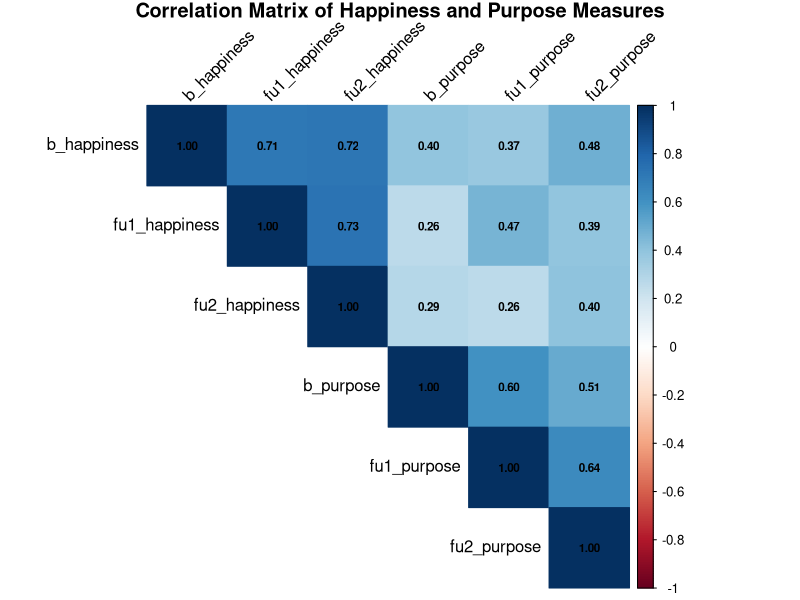

The R script that drew this image: (Note: this script raises an error after producing the figure.)
## ---- chunk 1
#| label: setup
#| include: false

# Load required packages for all analyses
library(psych)      # For reliability analysis
library(dplyr)      # For data manipulation
library(tidyr)      # For data reshaping
library(knitr)      # For table formatting
library(kableExtra) # For enhanced tables
library(lavaan)     # For structural equation modeling
library(quantreg)   # For quantile regression
library(ggplot2)    # For visualization
library(data.table) # For data handling
## ---- chunk 2
#| label: load-data

# Read the data
data <- read.csv("tmpPvHitems4LLM.csv")

# Define the item groups
happiness_items <- list(
  baseline = c("b_shs_gh_a", "b_shs_rh_a", "b_shs_ch_a", "b_shs_ch_b_r"),
  follow_up1 = c("fu1_shs_gh_a", "fu1_shs_rh_a", "fu1_shs_ch_a", "fu1_shs_ch_fu1_r"),
  follow_up2 = c("fu2_shs_gh_a", "fu2_shs_rh_a", "fu2_shs_ch_a", "fu2_shs_ch_b_r")
)

purpose_items <- list(
  baseline = c("b_bpurp_1", "b_bpurp_2", "b_bpurp_3", "b_bpurp_4"),
  follow_up1 = c("fu1_bpurp_1", "fu1_bpurp_2", "fu1_bpurp_3", "fu1_bpurp_4"),
  follow_up2 = c("fu2_bpurp_1", "fu2_bpurp_2", "fu2_bpurp_3", "fu2_bpurp_4")
)

# Define the maximum possible scores
happiness_max <- 7  # Maximum score of 7 for happiness items
purpose_max <- 5    # Maximum score of 5 for purpose items
## ---- chunk 3
#| label: psychometrics

# Calculate POMP scores directly and store in a structured format
results <- data.frame(
  Measure = character(),
  Timepoint = character(),
  N = numeric(),
  Mean = numeric(),
  SD = numeric(),
  Min = numeric(),
  Max = numeric(),
  Alpha = numeric(),
  stringsAsFactors = FALSE
)

# Process happiness measures
for (tp_name in names(happiness_items)) {
  # Get display name for timepoint
  display_name <- switch(tp_name,
                         "baseline" = "Baseline",
                         "follow_up1" = "Follow-up 1",
                         "follow_up2" = "Follow-up 2")
  
  # Get items for this timepoint
  items <- happiness_items[[tp_name]]
  
  # Calculate alpha reliability
  alpha_result <- psych::alpha(data[, items], check.keys = TRUE)
  
  # Calculate POMP scores
  pomp_scores <- rowMeans(data[, items], na.rm = TRUE) * 100 / happiness_max
  
  # Calculate statistics
  n_valid <- sum(!is.na(pomp_scores))
  mean_val <- mean(pomp_scores, na.rm = TRUE)
  sd_val <- sd(pomp_scores, na.rm = TRUE)
  min_val <- min(pomp_scores, na.rm = TRUE)
  max_val <- max(pomp_scores, na.rm = TRUE)
  
  # Add to results
  results <- rbind(results, data.frame(
    Measure = "Happiness",
    Timepoint = display_name,
    N = n_valid,
    Mean = mean_val,
    SD = sd_val,
    Min = min_val,
    Max = max_val,
    Alpha = alpha_result$total$raw_alpha
  ))
}

# Process purpose measures
for (tp_name in names(purpose_items)) {
  # Get display name for timepoint
  display_name <- switch(tp_name,
                         "baseline" = "Baseline",
                         "follow_up1" = "Follow-up 1",
                         "follow_up2" = "Follow-up 2")
  
  # Get items for this timepoint
  items <- purpose_items[[tp_name]]
  
  # Calculate alpha reliability
  alpha_result <- psych::alpha(data[, items], check.keys = TRUE)
  
  # Calculate POMP scores
  pomp_scores <- rowMeans(data[, items], na.rm = TRUE) * 100 / purpose_max
  
  # Calculate statistics
  n_valid <- sum(!is.na(pomp_scores))
  mean_val <- mean(pomp_scores, na.rm = TRUE)
  sd_val <- sd(pomp_scores, na.rm = TRUE)
  min_val <- min(pomp_scores, na.rm = TRUE)
  max_val <- max(pomp_scores, na.rm = TRUE)
  
  # Add to results
  results <- rbind(results, data.frame(
    Measure = "Purpose",
    Timepoint = display_name,
    N = n_valid,
    Mean = mean_val,
    SD = sd_val,
    Min = min_val,
    Max = max_val,
    Alpha = alpha_result$total$raw_alpha
  ))
}

# Format the numeric columns to have consistent decimal places
results$Mean <- sprintf("%.2f", results$Mean)
results$SD <- sprintf("%.2f", results$SD)
results$Min <- sprintf("%.2f", results$Min)
results$Max <- sprintf("%.2f", results$Max)
results$Alpha <- sprintf("%.3f", results$Alpha)  # Use 3 decimal places for alpha
## ---- chunk 4
#| label: psychometrics-table

# Create the final formatted table
kable(results, 
      caption = "Table 1. Psychometric Properties of Happiness and Purpose Measures Across Timepoints (POMP Scores)",
      col.names = c("Measure", "Timepoint", "N", "Mean", "SD", "Min", "Max", "Cronbach's α")) %>%
  kable_styling(bootstrap_options = c("striped", "hover", "condensed"), 
              full_width = FALSE) %>%
  row_spec(0, bold = TRUE) %>%
  pack_rows("Happiness", 1, 3) %>%
  pack_rows("Purpose", 4, 6)
## ---- chunk 5
#| label: composite-scores

# Create composite scores for happiness and purpose at each time point
data <- data %>%
  mutate(
    # Baseline happiness score (average of items)
    b_happiness = rowMeans(cbind(b_shs_gh_a, b_shs_rh_a, b_shs_ch_a, b_shs_ch_b_r), na.rm = TRUE)*100/7,
    
    # Follow-up 1 happiness score
    fu1_happiness = rowMeans(cbind(fu1_shs_gh_a, fu1_shs_rh_a, fu1_shs_ch_a, fu1_shs_ch_fu1_r), na.rm = TRUE)*100/7,
    
    # Follow-up 2 happiness score
    fu2_happiness = rowMeans(cbind(fu2_shs_gh_a, fu2_shs_rh_a, fu2_shs_ch_a, fu2_shs_ch_b_r), na.rm = TRUE)*100/7,
    
    # Baseline purpose score (average of items)
    b_purpose = rowMeans(cbind(b_bpurp_1, b_bpurp_2, b_bpurp_3, b_bpurp_4), na.rm = TRUE)*100/5,
    
    # Follow-up 1 purpose score
    fu1_purpose = rowMeans(cbind(fu1_bpurp_1, fu1_bpurp_2, fu1_bpurp_3, fu1_bpurp_4), na.rm = TRUE)*100/5,
    
    # Follow-up 2 purpose score
    fu2_purpose = rowMeans(cbind(fu2_bpurp_1, fu2_bpurp_2, fu2_bpurp_3, fu2_bpurp_4), na.rm = TRUE)*100/5
  )
## ---- chunk 6
#| label: descriptives

# Check descriptive statistics
desc_stats <- describe(data[, c("b_happiness", "fu1_happiness", "fu2_happiness", 
                               "b_purpose", "fu1_purpose", "fu2_purpose")], 
                       skew = TRUE, ranges = TRUE)[,-1]

rownames(desc_stats) <- c("Baseline Happiness", "FU1 Happiness", "FU2 Happiness",
                          "Baseline Purpose", "FU1 Purpose", "FU2 Purpose")

# Display descriptive statistics
kable(desc_stats, caption = "Descriptive Statistics for Composite Measures") %>%
  kable_styling(bootstrap_options = c("striped", "hover", "condensed"), 
                full_width = FALSE)

# Correlation matrix
cor_matrix <- cor(data[, c("b_happiness", "fu1_happiness", "fu2_happiness", 
                          "b_purpose", "fu1_purpose", "fu2_purpose")], 
                 use = "pairwise.complete.obs")

# Round correlations to 2 decimal places
cor_matrix_rounded <- round(cor_matrix, 2)

# Create correlation heatmap
corrplot::corrplot(cor_matrix, method = "color", type = "upper", 
                   order = "original", tl.col = "black", tl.srt = 45,
                   addCoef.col = "black", number.cex = 0.7,
                   title = "Correlation Matrix of Happiness and Purpose Measures",
                   mar = c(0,0,1,0))
## ---- chunk 7
#| label: missing-data

# Check for missing data
missing_summary <- data %>%
  select(b_happiness, fu1_happiness, fu2_happiness, b_purpose, fu1_purpose, fu2_purpose) %>%
  summarise(across(everything(), ~sum(is.na(.)))) %>%
  pivot_longer(cols = everything(), 
               names_to = "Variable", 
               values_to = "Missing_Count")

# Calculate total count
total_count <- nrow(data)

# Add percentage
missing_summary <- missing_summary %>%
  mutate(Percentage = round(Missing_Count / total_count * 100, 1))

# Display missing data summary
kable(missing_summary, 
      caption = "Missing Data Summary",
      col.names = c("Variable", "Missing Count", "Missing Percentage (%)")) %>%
  kable_styling(bootstrap_options = c("striped", "hover", "condensed"), 
                full_width = FALSE)
## ---- chunk 8
#| label: clpm-model

# Specify the cross-lagged panel model with simplex structure
clpm_model <- '
  # Auto-regressive paths for happiness (simplex structure)
  fu1_happiness ~ a1*b_happiness
  fu2_happiness ~ a2*fu1_happiness
  
  # Auto-regressive paths for purpose (simplex structure)
  fu1_purpose ~ b1*b_purpose
  fu2_purpose ~ b2*fu1_purpose
  
  # Cross-lagged paths from happiness to purpose
  fu1_purpose ~ c1*b_happiness
  fu2_purpose ~ c2*fu1_happiness
  
  # Cross-lagged paths from purpose to happiness
  fu1_happiness ~ d1*b_purpose
  fu2_happiness ~ d2*fu1_purpose
  
  # Covariances between happiness and purpose at each time point
  b_happiness ~~ e1*b_purpose
  fu1_happiness ~~ e2*fu1_purpose
  fu2_happiness ~~ e3*fu2_purpose
  
  # Indirect effects of interest
  # Purpose → Happiness → Purpose pathway (baseline to fu2)
  p_h_p_indirect := d1*a2*b2 + b1*c2
  
  # Happiness → Purpose → Happiness pathway (baseline to fu2)
  h_p_h_indirect := c1*b2*d2 + a1*d2
'

# Fit the model
clpm_fit <- sem(clpm_model, data = data, missing = "fiml")
## ---- chunk 9
#| label: clpm-results

# Get fit measures
fit_measures <- fitMeasures(clpm_fit, c("chisq", "df", "pvalue", "cfi", "tli", "rmsea", "srmr"))
fit_df <- data.frame(
  Measure = names(fit_measures),
  Value = sprintf("%.3f", fit_measures)
)
fit_df$Value[fit_df$Measure == "df"] <- as.character(round(as.numeric(fit_df$Value[fit_df$Measure == "df"])))

# Display fit measures
kable(fit_df, caption = "Model Fit Indices", col.names = c("Measure", "Value")) %>%
  kable_styling(bootstrap_options = c("striped", "hover", "condensed"), 
                full_width = FALSE)

# Get parameter estimates
param_est <- parameterEstimates(clpm_fit, standardized = TRUE)
path_coef <- param_est[param_est$op == "~", c("lhs", "op", "rhs", "label", "est", "se", "z", "pvalue", "std.all")]

# Format the path coefficients
path_coef$est <- sprintf("%.3f", path_coef$est)
path_coef$se <- sprintf("%.3f", path_coef$se)
path_coef$z <- sprintf("%.3f", path_coef$z)
path_coef$pvalue <- sprintf("%.3f", path_coef$pvalue)
path_coef$std.all <- sprintf("%.3f", path_coef$std.all)
path_coef$sig <- ifelse(as.numeric(path_coef$pvalue) < 0.05, "*", "")
path_coef$sig[as.numeric(path_coef$pvalue) < 0.01] <- "**"
path_coef$sig[as.numeric(path_coef$pvalue) < 0.001] <- "***"

# Display path coefficients
kable(path_coef, 
      caption = "Path Coefficients from Cross-Lagged Panel Model",
      col.names = c("Outcome", "→", "Predictor", "Label", "B", "SE", "z", "p", "β", "Sig")) %>%
  kable_styling(bootstrap_options = c("striped", "hover", "condensed"), 
                full_width = FALSE)

# Extract indirect effects
indirect_effects <- param_est[param_est$op == ":=", c("label", "est", "se", "z", "pvalue", "std.all")]

# Format the indirect effects
indirect_effects$est <- sprintf("%.3f", indirect_effects$est)
indirect_effects$se <- sprintf("%.3f", indirect_effects$se)
indirect_effects$z <- sprintf("%.3f", indirect_effects$z)
indirect_effects$pvalue <- sprintf("%.3f", indirect_effects$pvalue)
indirect_effects$std.all <- sprintf("%.3f", indirect_effects$std.all)
indirect_effects$sig <- ifelse(as.numeric(indirect_effects$pvalue) < 0.05, "*", "")
indirect_effects$sig[as.numeric(indirect_effects$pvalue) < 0.01] <- "**"
indirect_effects$sig[as.numeric(indirect_effects$pvalue) < 0.001] <- "***"

# Display indirect effects
kable(indirect_effects, 
      caption = "Indirect Effects in Cross-Lagged Panel Model",
      col.names = c("Pathway", "B", "SE", "z", "p", "β", "Sig")) %>%
  kable_styling(bootstrap_options = c("striped", "hover", "condensed"), 
                full_width = FALSE)

# Calculate R-squared for each endogenous variable
r2_values <- inspect(clpm_fit, "r2")
r2_df <- data.frame(
  Variable = names(r2_values),
  R_squared = sprintf("%.3f", r2_values)
)

# Display R-squared values
kable(r2_df, 
      caption = "Variance Explained (R-squared) for Endogenous Variables",
      col.names = c("Variable", "R²")) %>%
  kable_styling(bootstrap_options = c("striped", "hover", "condensed"), 
                full_width = FALSE)
## ---- chunk 10
#| label: clpm-equality

# Test for equality of cross-lagged effects
equal_cross_model <- '
  # Auto-regressive paths for happiness (simplex structure)
  fu1_happiness ~ a1*b_happiness
  fu2_happiness ~ a2*fu1_happiness
  
  # Auto-regressive paths for purpose (simplex structure)
  fu1_purpose ~ b1*b_purpose
  fu2_purpose ~ b2*fu1_purpose
  
  # Constrained cross-lagged paths (equal across time points)
  fu1_purpose ~ c*b_happiness
  fu2_purpose ~ c*fu1_happiness
  
  # Constrained cross-lagged paths (equal across time points)
  fu1_happiness ~ d*b_purpose
  fu2_happiness ~ d*fu1_purpose
  
  # Test for difference between cross-effects
  cross_diff := c - d
  
  # Covariances between happiness and purpose at each time point
  b_happiness ~~ b_purpose
  fu1_happiness ~~ fu1_purpose
  fu2_happiness ~~ fu2_purpose
'

equal_cross_fit <- sem(equal_cross_model, data = data, missing = "fiml")

# Alternative model testing bi-directional equality
bidirectional_equal_model <- '
  # Auto-regressive paths for happiness (simplex structure)
  fu1_happiness ~ a1*b_happiness
  fu2_happiness ~ a2*fu1_happiness
  
  # Auto-regressive paths for purpose (simplex structure)
  fu1_purpose ~ b1*b_purpose
  fu2_purpose ~ b2*fu1_purpose
  
  # Cross-lagged paths constrained to be equal bidirectionally at T1→T2
  fu1_purpose ~ c*b_happiness
  fu1_happiness ~ c*b_purpose
  
  # Cross-lagged paths constrained to be equal bidirectionally at T2→T3
  fu2_purpose ~ d*fu1_happiness
  fu2_happiness ~ d*fu1_purpose
  
  # Covariances between happiness and purpose at each time point
  b_happiness ~~ b_purpose
  fu1_happiness ~~ fu1_purpose
  fu2_happiness ~~ fu2_purpose
'

bidirectional_fit <- sem(bidirectional_equal_model, data = data, missing = "fiml")

# Model comparisons
anova_result1 <- anova(clpm_fit, equal_cross_fit)
anova_result2 <- anova(clpm_fit, bidirectional_fit)

# Display model comparison results
anova_df1 <- data.frame(
  Model = c("Unconstrained", "Equal across time"),
  Chisq = c(anova_result1$Chisq[1], anova_result1$Chisq[2]),
  Df = c(anova_result1$Df[1], anova_result1$Df[2]),
  Chisq_diff = c(NA, anova_result1$Chisq.diff[2]),
  Df_diff = c(NA, anova_result1$Df.diff[2]),
  p_value = c(NA, anova_result1$`Pr(>Chisq)`[2])
)

anova_df2 <- data.frame(
  Model = c("Unconstrained", "Equal bidirectionally"),
  Chisq = c(anova_result2$Chisq[1], anova_result2$Chisq[2]),
  Df = c(anova_result2$Df[1], anova_result2$Df[2]),
  Chisq_diff = c(NA, anova_result2$Chisq.diff[2]),
  Df_diff = c(NA, anova_result2$Df.diff[2]),
  p_value = c(NA, anova_result2$`Pr(>Chisq)`[2])
)

# Format model comparison tables
anova_df1$Chisq <- sprintf("%.3f", anova_df1$Chisq)
anova_df1$Chisq_diff[2] <- sprintf("%.3f", anova_df1$Chisq_diff[2])
anova_df1$p_value[2] <- sprintf("%.3f", anova_df1$p_value[2])

anova_df2$Chisq <- sprintf("%.3f", anova_df2$Chisq)
anova_df2$Chisq_diff[2] <- sprintf("%.3f", anova_df2$Chisq_diff[2])
anova_df2$p_value[2] <- sprintf("%.3f", anova_df2$p_value[2])

# Display model comparison tables
kable(anova_df1, 
      caption = "Model Comparison: Testing Equality of Cross-Lagged Effects Across Time",
      col.names = c("Model", "χ²", "df", "Δχ²", "Δdf", "p")) %>%
  kable_styling(bootstrap_options = c("striped", "hover", "condensed"), 
                full_width = FALSE)

kable(anova_df2, 
      caption = "Model Comparison: Testing Bidirectional Equality of Cross-Lagged Effects",
      col.names = c("Model", "χ²", "df", "Δχ²", "Δdf", "p")) %>%
  kable_styling(bootstrap_options = c("striped", "hover", "condensed"), 
                full_width = FALSE)
## ---- chunk 11
#| label: clpm-visualization
#| fig.width: 10
#| fig.height: 6

# Create a data frame for the path diagram
nodes <- data.frame(
  name = c("B_Hap", "FU1_Hap", "FU2_Hap", "B_Purp", "FU1_Purp", "FU2_Purp"),
  x = c(1, 2, 3, 1, 2, 3),
  y = c(1, 1, 1, 2, 2, 2),
  type = c(rep("Happiness", 3), rep("Purpose", 3))
)

# Extract standardized path coefficients
auto_hap1 <- as.numeric(path_coef$std.all[path_coef$label == "a1"])
auto_hap2 <- as.numeric(path_coef$std.all[path_coef$label == "a2"])
auto_purp1 <- as.numeric(path_coef$std.all[path_coef$label == "b1"])
auto_purp2 <- as.numeric(path_coef$std.all[path_coef$label == "b2"])
cross_hp1 <- as.numeric(path_coef$std.all[path_coef$label == "c1"])
cross_hp2 <- as.numeric(path_coef$std.all[path_coef$label == "c2"])
cross_ph1 <- as.numeric(path_coef$std.all[path_coef$label == "d1"])
cross_ph2 <- as.numeric(path_coef$std.all[path_coef$label == "d2"])

# Create edges data frame
edges <- data.frame(
  from = c("B_Hap", "FU1_Hap", "B_Purp", "FU1_Purp", "B_Hap", "FU1_Hap", "B_Purp", "FU1_Purp"),
  to = c("FU1_Hap", "FU2_Hap", "FU1_Purp", "FU2_Purp", "FU1_Purp", "FU2_Purp", "FU1_Hap", "FU2_Hap"),
  coef = c(auto_hap1, auto_hap2, auto_purp1, auto_purp2, cross_hp1, cross_hp2, cross_ph1, cross_ph2),
  type = c(rep("Autoregressive", 4), rep("Cross-lagged", 4)),
  sig = c(
    as.numeric(path_coef$pvalue[path_coef$label == "a1"]) < 0.05,
    as.numeric(path_coef$pvalue[path_coef$label == "a2"]) < 0.05,
    as.numeric(path_coef$pvalue[path_coef$label == "b1"]) < 0.05,
    as.numeric(path_coef$pvalue[path_coef$label == "b2"]) < 0.05,
    as.numeric(path_coef$pvalue[path_coef$label == "c1"]) < 0.05,
    as.numeric(path_coef$pvalue[path_coef$label == "c2"]) < 0.05,
    as.numeric(path_coef$pvalue[path_coef$label == "d1"]) < 0.05,
    as.numeric(path_coef$pvalue[path_coef$label == "d2"]) < 0.05
  )
)

# Create path diagram
ggplot() +
  # Add nodes
  geom_point(data = nodes, aes(x = x, y = y, color = type), size = 15, alpha = 0.5) +
  geom_text(data = nodes, aes(x = x, y = y, label = name), size = 4) +
  
  # Add auto-regressive edges
  geom_segment(data = edges[edges$type == "Autoregressive",], 
               aes(x = match(from, nodes$name), y = match(table(nodes$name, nodes$y)[from, "1"], 0:2),
                   xend = match(to, nodes$name), yend = match(table(nodes$name, nodes$y)[to, "1"], 0:2),
                   linetype = sig),
               arrow = arrow(length = unit(0.3, "cm")), 
               color = "blue", size = 0.7) +
  
  # Add cross-lagged edges
  geom_curve(data = edges[edges$type == "Cross-lagged",], 
             aes(x = match(from, nodes$name), y = match(table(nodes$name, nodes$y)[from, "1"], 0:2),
                 xend = match(to, nodes$name), yend = match(table(nodes$name, nodes$y)[to, "1"], 0:2),
                 linetype = sig),
             arrow = arrow(length = unit(0.3, "cm")), 
             color = "red", curvature = 0.3, size = 0.7) +
  
  # Add coefficient labels
  geom_text(data = edges, 
            aes(x = (match(from, nodes$name) + match(to, nodes$name))/2,
                y = (match(table(nodes$name, nodes$y)[from, "1"], 0:2) + 
                      match(table(nodes$name, nodes$y)[to, "1"], 0:2))/2,
                label = sprintf("%.2f", coef)),
            vjust = ifelse(edges$type == "Autoregressive", -0.5, 0),
            hjust = ifelse(edges$type == "Autoregressive", 0.5, 
                          ifelse(edges$from %in% c("B_Hap", "FU1_Hap"), 1.2, -0.2)),
            size = 3.5) +
  
  # Customize plot
  scale_color_manual(values = c("Happiness" = "skyblue", "Purpose" = "lightgreen")) +
  scale_linetype_manual(values = c("TRUE" = "solid", "FALSE" = "dashed"), 
                       name = "Significant", 
                       labels = c("TRUE" = "p < .05", "FALSE" = "p ≥ .05")) +
  labs(title = "Cross-Lagged Panel Model of Happiness and Purpose Over Time",
       subtitle = "Standardized path coefficients shown; solid lines = significant paths",
       color = "Construct") +
  theme_minimal() +
  theme(
    axis.text = element_blank(),
    axis.title = element_blank(),
    axis.ticks = element_blank(),
    panel.grid = element_blank(),
    plot.title = element_text(hjust = 0.5, face = "bold"),
    plot.subtitle = element_text(hjust = 0.5),
    legend.position = "bottom"
  ) +
  xlim(0.5, 3.5) +
  ylim(0.5, 2.5)
## ---- chunk 12
#| label: qr-setup

# Function to run quantile regression for a specific timepoint
run_quantile_regression <- function(data, purpose_var, happiness_var, quantiles = c(0.15, 0.30, 0.50, 0.70, 0.85)) {
  results <- list()
  
  # Create a binned version of purpose for visualization
  # Create custom breaks to avoid the "breaks are not unique" error
  purpose_values <- data[[purpose_var]][!is.na(data[[purpose_var]])]
  min_val <- min(purpose_values, na.rm = TRUE)
  max_val <- max(purpose_values, na.rm = TRUE)
  range_val <- max_val - min_val
  
  # Create 10 equally spaced breaks
  custom_breaks <- seq(min_val, max_val, length.out = 11)
  
  data_with_binned_purpose <- data %>%
    mutate(purpose_bin = cut(get(purpose_var), 
                            breaks = custom_breaks,
                            include.lowest = TRUE,
                            labels = FALSE)) %>%
    group_by(purpose_bin) %>%
    mutate(purpose_bin_value = mean(get(purpose_var), na.rm = TRUE)) %>%
    ungroup()
  
  # Run quantile regression for each specified quantile
  for (q in quantiles) {
    model <- rq(formula(paste(happiness_var, "~", purpose_var)), 
               tau = q, 
               data = data)
    
    # Get summary using nid method which is more robust
    model_summary <- summary(model, se = "nid")
    
    results[[as.character(q)]] <- list(
      model = model,
      coef = coef(model),
      summary = model_summary
    )
  }
  
  # Create a dataframe for plotting
  plot_data <- data_with_binned_purpose %>%
    select(purpose_bin_value, !!sym(happiness_var)) %>%
    filter(!is.na(purpose_bin_value), !is.na(!!sym(happiness_var)))
  
  list(
    results = results,
    plot_data = plot_data,
    binned_data = data_with_binned_purpose
  )
}

# Run quantile regression for each timepoint
b_qr <- run_quantile_regression(data, "b_purpose", "b_happiness")
fu1_qr <- run_quantile_regression(data, "fu1_purpose", "fu1_happiness")
fu2_qr <- run_quantile_regression(data, "fu2_purpose", "fu2_happiness")
## ---- chunk 13
#| label: qr-results

# Create a summary table of quantile regression slopes
create_slope_table <- function(qr_results, timepoint) {
  # Create a data frame with consistent columns
  slopes_df <- data.frame(
    Quantile = numeric(),
    Slope = numeric(),
    t_value = numeric(),
    p_value = numeric(),
    Timepoint = character(),
    Significant = character(),
    stringsAsFactors = FALSE
  )
  
  # Add data for each quantile
  for (q in names(qr_results$results)) {
    model <- qr_results$results[[q]]
    
    # Use nid method for standard errors which is more reliable
    model_summary <- summary(model$model, se = "nid")
    
    # Extract coefficient info safely
    coef_index <- 2  # Index for the purpose variable coefficient
    slope <- model$coef[2]  # The slope is the coefficient for the purpose variable
    
    # Get t-value and p-value more safely
    t_value <- NA
    p_value <- NA
    
    if (!is.null(model_summary$coefficients) && 
        nrow(model_summary$coefficients) >= 2 && 
        ncol(model_summary$coefficients) >= 3) {
      
      # Standard format with t-values and p-values
      t_value <- model_summary$coefficients[2, 3]
      
      if (ncol(model_summary$coefficients) >= 4) {
        p_value <- model_summary$coefficients[2, 4]
      }
    }
    
    # Add row to the data frame
    new_row <- data.frame(
      Quantile = as.numeric(q),
      Slope = slope,
      t_value = t_value,
      p_value = p_value,
      Timepoint = timepoint,
      Significant = ifelse(!is.na(p_value) & p_value < 0.05, "*", ""),
      stringsAsFactors = FALSE
    )
    
    slopes_df <- rbind(slopes_df, new_row)
  }
  
  return(slopes_df)
}

b_slopes <- create_slope_table(b_qr, "Baseline")
fu1_slopes <- create_slope_table(fu1_qr, "Follow-up 1")
fu2_slopes <- create_slope_table(fu2_qr, "Follow-up 2")

# Combine all slope tables
all_slopes <- rbind(b_slopes, fu1_slopes, fu2_slopes)
all_slopes <- all_slopes[order(all_slopes$Timepoint, all_slopes$Quantile),]

# Format the table for display
formatted_table <- all_slopes %>%
  mutate(
    Quantile = paste0(Quantile * 100, "th"),
    Slope = sprintf("%.2f", Slope),
    t_value = sprintf("%.2f", t_value),
    p_value = sprintf("%.3f", p_value)
  )

# Print the formatted table
kable(formatted_table, 
      caption = "Quantile Regression Slopes: Happiness Regressed on Purpose",
      col.names = c("Quantile", "Slope", "t-value", "p-value", "Timepoint", "Significant")) %>%
  kable_styling(bootstrap_options = c("striped", "hover"), full_width = FALSE) %>%
  column_spec(6, bold = TRUE) %>%  # Make the significance column stand out
  pack_rows("Baseline", 1, 5) %>%
  pack_rows("Follow-up 1", 6, 10) %>%
  pack_rows("Follow-up 2", 11, 15)
## ---- chunk 14
#| label: qr-plots
#| fig.width: 10
#| fig.height: 8

# Function to create the plot for a specific timepoint
create_quantile_plot <- function(qr_results, purpose_var, happiness_var, timepoint) {
  # Get the binned data
  binned_data <- qr_results$binned_data
  
  # Calculate actual quantiles for each purpose bin
  quantile_data <- binned_data %>%
    group_by(purpose_bin_value) %>%
    summarise(
      q15 = quantile(get(happiness_var), 0.15, na.rm = TRUE),
      q30 = quantile(get(happiness_var), 0.30, na.rm = TRUE),
      q50 = quantile(get(happiness_var), 0.50, na.rm = TRUE),
      q70 = quantile(get(happiness_var), 0.70, na.rm = TRUE),
      q85 = quantile(get(happiness_var), 0.85, na.rm = TRUE),
      n = n()
    ) %>%
    filter(n >= 5)  # Only include bins with sufficient data
  
  # Create plot
  p <- ggplot() +
    # 15th percentile
    geom_point(data = quantile_data, aes(x = purpose_bin_value, y = q15), color = "blue", size = 3, alpha = 0.7) +
    geom_smooth(data = quantile_data, aes(x = purpose_bin_value, y = q15), method = "lm", color = "blue", se = FALSE) +
    
    # 30th percentile
    geom_point(data = quantile_data, aes(x = purpose_bin_value, y = q30), color = "green", size = 3, alpha = 0.7) +
    geom_smooth(data = quantile_data, aes(x = purpose_bin_value, y = q30), method = "lm", color = "green", se = FALSE) +
    
    # 50th percentile (median)
    geom_point(data = quantile_data, aes(x = purpose_bin_value, y = q50), color = "black", size = 3, alpha = 0.7) +
    geom_smooth(data = quantile_data, aes(x = purpose_bin_value, y = q50), method = "lm", color = "black", se = FALSE) +
    
    # 70th percentile
    geom_point(data = quantile_data, aes(x = purpose_bin_value, y = q70), color = "orange", size = 3, alpha = 0.7) +
    geom_smooth(data = quantile_data, aes(x = purpose_bin_value, y = q70), method = "lm", color = "orange", se = FALSE) +
    
    # 85th percentile
    geom_point(data = quantile_data, aes(x = purpose_bin_value, y = q85), color = "red", size = 3, alpha = 0.7) +
    geom_smooth(data = quantile_data, aes(x = purpose_bin_value, y = q85), method = "lm", color = "red", se = FALSE) +
    
    # Labels and theme
    labs(
      title = paste("Happiness by Purpose in Life:", timepoint),
      subtitle = "Showing the 15th, 30th, 50th, 70th, and 85th percentiles of happiness",
      x = "Purpose in Life Score",
      y = "Happiness Score"
    ) +
    theme_minimal() +
    theme(
      plot.title = element_text(hjust = 0.5, face = "bold"),
      plot.subtitle = element_text(hjust = 0.5),
      legend.position = "none"
    )
  
  return(p)
}

# Create the plots for each timepoint
b_plot <- create_quantile_plot(b_qr, "b_purpose", "b_happiness", "Baseline")
fu1_plot <- create_quantile_plot(fu1_qr, "fu1_purpose", "fu1_happiness", "Follow-up 1")
fu2_plot <- create_quantile_plot(fu2_qr, "fu2_purpose", "fu2_happiness", "Follow-up 2")

# Print the plots
b_plot
fu1_plot
fu2_plot
## ---- chunk 15
#| label: comparative-plot
#| fig.width: 10
#| fig.height: 6

# Create a comparative plot for the median (50th percentile)
create_comparative_plot <- function(data) {
  # Create custom breaks for each timepoint to avoid "breaks are not unique" error
  b_purpose_values <- data$b_purpose[!is.na(data$b_purpose)]
  b_min <- min(b_purpose_values, na.rm = TRUE)
  b_max <- max(b_purpose_values, na.rm = TRUE)
  b_breaks <- seq(b_min, b_max, length.out = 11)
  
  fu1_purpose_values <- data$fu1_purpose[!is.na(data$fu1_purpose)]
  fu1_min <- min(fu1_purpose_values, na.rm = TRUE)
  fu1_max <- max(fu1_purpose_values, na.rm = TRUE)
  fu1_breaks <- seq(fu1_min, fu1_max, length.out = 11)
  
  fu2_purpose_values <- data$fu2_purpose[!is.na(data$fu2_purpose)]
  fu2_min <- min(fu2_purpose_values, na.rm = TRUE)
  fu2_max <- max(fu2_purpose_values, na.rm = TRUE)
  fu2_breaks <- seq(fu2_min, fu2_max, length.out = 11)
  
  # Calculate median happiness for each purpose bin at each timepoint
  median_data <- data %>%
    mutate(
      b_purpose_bin = cut(b_purpose, breaks = b_breaks, include.lowest = TRUE, labels = FALSE),
      fu1_purpose_bin = cut(fu1_purpose, breaks = fu1_breaks, include.lowest = TRUE, labels = FALSE),
      fu2_purpose_bin = cut(fu2_purpose, breaks = fu2_breaks, include.lowest = TRUE, labels = FALSE)
    ) %>%
    group_by(b_purpose_bin) %>%
    mutate(b_purpose_value = mean(b_purpose, na.rm = TRUE),
           b_happiness_median = median(b_happiness, na.rm = TRUE)) %>%
    ungroup() %>%
    group_by(fu1_purpose_bin) %>%
    mutate(fu1_purpose_value = mean(fu1_purpose, na.rm = TRUE),
           fu1_happiness_median = median(fu1_happiness, na.rm = TRUE)) %>%
    ungroup() %>%
    group_by(fu2_purpose_bin) %>%
    mutate(fu2_purpose_value = mean(fu2_purpose, na.rm = TRUE),
           fu2_happiness_median = median(fu2_happiness, na.rm = TRUE)) %>%
    ungroup()
  
  # Create a long format dataset for plotting
  b_data <- median_data %>%
    select(purpose = b_purpose_value, happiness = b_happiness_median) %>%
    mutate(timepoint = "Baseline") %>%
    distinct(purpose, happiness, timepoint)
  
  fu1_data <- median_data %>%
    select(purpose = fu1_purpose_value, happiness = fu1_happiness_median) %>%
    mutate(timepoint = "Follow-up 1") %>%
    distinct(purpose, happiness, timepoint)
  
  fu2_data <- median_data %>%
    select(purpose = fu2_purpose_value, happiness = fu2_happiness_median) %>%
    mutate(timepoint = "Follow-up 2") %>%
    distinct(purpose, happiness, timepoint)
  
  plot_data <- rbind(b_data, fu1_data, fu2_data) %>%
    filter(!is.na(purpose), !is.na(happiness))
  
  # Create the plot
  p <- ggplot(plot_data, aes(x = purpose, y = happiness, color = timepoint)) +
    geom_point(size = 3, alpha = 0.7) +
    geom_smooth(method = "lm", se = FALSE) +
    labs(
      title = "Relationship Between Purpose and Happiness Across Timepoints",
      subtitle = "Showing median happiness values",
      x = "Purpose in Life Score",
      y = "Happiness Score",
      color = "Timepoint"
    ) +
    theme_minimal() +
    theme(
      plot.title = element_text(hjust = 0.5, face = "bold"),
      plot.subtitle = element_text(hjust = 0.5),
      legend.position = "bottom"
    )
  
  return(p)
}

# Create the comparative plot
comparative_plot <- create_comparative_plot(data)
print(comparative_plot)
## ---- chunk 16
#| label: piecewise-qr

# Function to run piecewise quantile regression with a breakpoint
run_piecewise_qr <- function(data, purpose_var, happiness_var, 
                             breakpoint = NULL, quantiles = c(0.15, 0.30, 0.50, 0.70, 0.85)) {
  
  # If breakpoint is NULL, determine it using the median
  if (is.null(breakpoint)) {
    breakpoint <- median(data[[purpose_var]], na.rm = TRUE)
  }
  
  # Create variables for piecewise regression
  data <- data %>%
    mutate(
      purpose_low = ifelse(get(purpose_var) <= breakpoint, get(purpose_var), breakpoint),
      purpose_high = ifelse(get(purpose_var) > breakpoint, get(purpose_var) - breakpoint, 0)
    )
  
  results <- list()
  
  # Run quantile regression for each specified quantile
  for (q in quantiles) {
    model <- rq(formula(paste(happiness_var, "~ purpose_low + purpose_high")), 
                tau = q, 
                data = data)
    
    # Test if the slopes are different
    low_slope <- coef(model)["purpose_low"]
    high_slope <- coef(model)["purpose_high"]
    
    # Construct a test for difference in slopes
    wald_test <- summary(model, se = "boot", R = 1000)
    
    results[[as.character(q)]] <- list(
      model = model,
      low_slope = low_slope,
      high_slope = high_slope,
      p_value = wald_test$coefficients["purpose_high", 4],
      breakpoint = breakpoint
    )
  }
  
  return(results)
}

# Run piecewise quantile regression for each timepoint
# Let's determine breakpoints at the median of purpose scores
b_breakpoint <- median(data$b_purpose, na.rm = TRUE)
fu1_breakpoint <- median(data$fu1_purpose, na.rm = TRUE)
fu2_breakpoint <- median(data$fu2_purpose, na.rm = TRUE)

b_piecewise <- run_piecewise_qr(data, "b_purpose", "b_happiness", b_breakpoint)
fu1_piecewise <- run_piecewise_qr(data, "fu1_purpose", "fu1_happiness", fu1_breakpoint)
fu2_piecewise <- run_piecewise_qr(data, "fu2_purpose", "fu2_happiness", fu2_breakpoint)

# Create a summary table for piecewise regression results
create_piecewise_table <- function(piecewise_results, timepoint) {
  result_df <- data.frame(
    Quantile = numeric(),
    Low_Slope = numeric(),
    High_Slope = numeric(),
    Slope_Diff = numeric(),
    p_value = numeric(),
    Breakpoint = numeric(),
    Timepoint = character(),
    stringsAsFactors = FALSE
  )
  
  for (q in names(piecewise_results)) {
    result <- piecewise_results[[q]]
    result_df <- rbind(result_df, data.frame(
      Quantile = as.numeric(q),
      Low_Slope = result$low_slope,
      High_Slope = result$high_slope,
      Slope_Diff = result$high_slope - result$low_slope,
      p_value = result$p_value,
      Breakpoint = result$breakpoint,
      Timepoint = timepoint
    ))
  }
  
  return(result_df)
}

b_piecewise_table <- create_piecewise_table(b_piecewise, "Baseline")
fu1_piecewise_table <- create_piecewise_table(fu1_piecewise, "Follow-up 1")
fu2_piecewise_table <- create_piecewise_table(fu2_piecewise, "Follow-up 2")

# Combine all piecewise tables
all_piecewise <- rbind(b_piecewise_table, fu1_piecewise_table, fu2_piecewise_table)
all_piecewise <- all_piecewise[order(all_piecewise$Timepoint, all_piecewise$Quantile),]

# Format the piecewise table for display
formatted_piecewise <- all_piecewise %>%
  mutate(
    Quantile = paste0(Quantile * 100, "th"),
    Low_Slope = ifelse(is.na(Low_Slope), "NA", sprintf("%.2f", Low_Slope)),
    High_Slope = ifelse(is.na(High_Slope), "NA", sprintf("%.2f", High_Slope)),
    Slope_Diff = ifelse(is.na(Slope_Diff), "NA", sprintf("%.2f", Slope_Diff)),
    p_value = ifelse(is.na(p_value), "NA", sprintf("%.3f", p_value)),
    Significant = ifelse(!is.na(p_value) & as.numeric(p_value) < 0.05, "*", "")
  )

# Print the formatted piecewise table
kable(formatted_piecewise, 
      caption = "Piecewise Quantile Regression: Slopes Below and Above the Breakpoint",
      col.names = c("Quantile", "Low Slope", "High Slope", "Difference", "p-value", "Breakpoint", "Timepoint", "Sig")) %>%
  kable_styling(bootstrap_options = c("striped", "hover"), full_width = FALSE) %>%
  pack_rows("Baseline", 1, 5) %>%
  pack_rows("Follow-up 1", 6, 10) %>%
  pack_rows("Follow-up 2", 11, 15)
## ---- chunk 17
#| label: session-info
#| echo: false

# Session info for reproducibility
sessionInfo()
